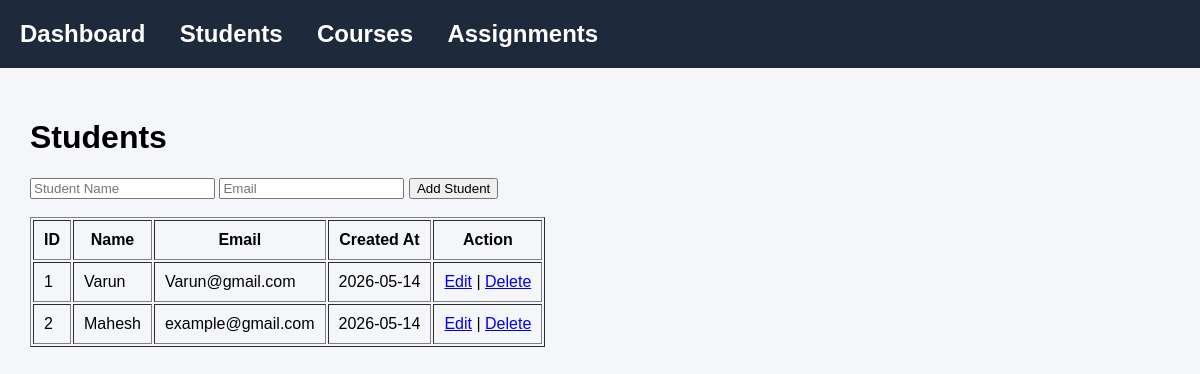
/students, run on the app's committed database.
### models.py (models this page shows)
class Student(db.Model):
    __tablename__ = "students"
    student_id = db.Column(db.Integer, primary_key=True)
    student_name = db.Column(db.String(100), nullable=False)
    email = db.Column(db.String(120), nullable=False, unique=True)
    created_at = db.Column(db.String(20), nullable=False)
    assignments = db.relationship(
        "Assignment",
        backref="student",
        cascade="all, delete-orphan"
    )

### app.py (the view, shortened to what this page needs)
@app.route("/students", methods=["GET", "POST"])
def students():
    message = ""
    students_list = Student.query.all()
    return render_template(
        "students.html",
        students=students_list,
        message=message
    )

### Templates/students.html (shortened to what this page needs)
{% extends 'base.html' %}
{% block content %}
<h1>Students</h1>
<form method="POST">
    <input type="text" name="student_name" placeholder="Student Name" required>
    <input type="email" name="email" placeholder="Email" required>
    <button type="submit">Add Student</button>
</form>
<br>
<table border="1" cellpadding="10">
    <tr>
        <th>ID</th>
        <th>Name</th>
        <th>Email</th>
        <th>Created At</th>
        <th>Action</th>
    </tr>
    {% for student in students %}
    <tr>
        <td>{{ student.student_id }}</td>
        <td>{{ student.student_name }}</td>
        <td>{{ student.email }}</td>
        <td>{{ student.created_at }}</td>
        <td>
            <a href="/edit_student/{{ student.student_id }}">Edit</a>
            |
            <a href="/delete_student/{{ student.student_id }}">Delete</a>
        </td>
    </tr>
    {% endfor %}
</table>
{% endblock %}

### Templates/base.html (style rules this page uses)
body { margin:0; padding:0; font-family:Arial; background:#f4f6f9; }

### data on the page
Student: student_id "1", student_name "Varun", email "Varun@gmail.com", created_at "2026-05-14"
Student: student_id "2", student_name "Mahesh", email "example@gmail.com", created_at "2026-05-14"
